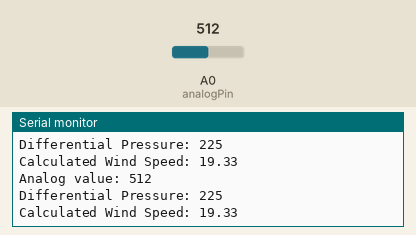
Simulated run of this sketch. Board: Arduino Uno, built with avr-gcc and run on an emulated ATmega328P. Parts: the last lines printed to the serial monitor. The inputs (shaded band) are chosen by the test bench; at power-on: A0 (analogPin) = 512.

Above: at 1.8 s.
1.9 s: A0 (analogPin) set to 716
At 2.9 s:
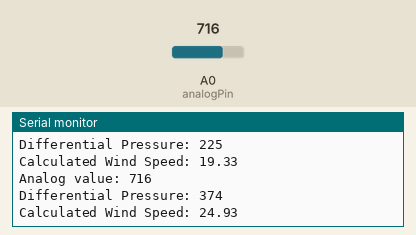
3.4 s: A0 (analogPin) set to 900
At 4.8 s:
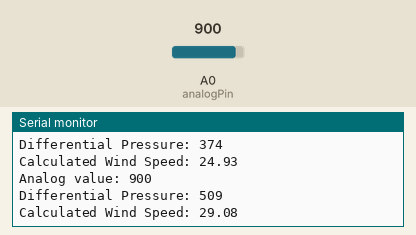
Timing chart, 0 to 6.4 s (numbered marks = the images above; inputs shaded):
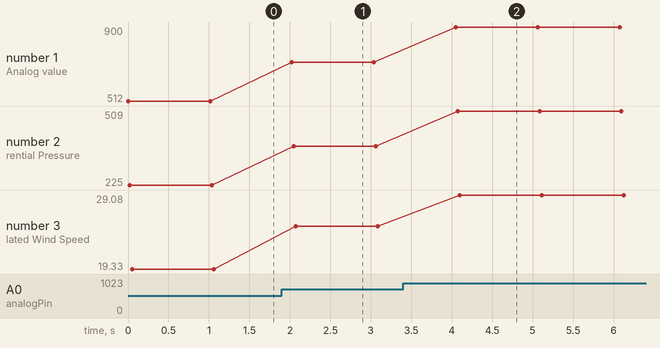

The sketch:

Sensirion_SDP816_500_Analog.ino
```cpp
#define analogPin A0

float VDD = 3.3;

void setup() {
  // Start the Serial communication at 9600 bits per second
  Serial.begin(9600);
}

void loop() {
  // Read the input on analog pin
  int sensorValue = analogRead(analogPin);

  float mappedVoltage = sensorValue/(1023/VDD);

  //int mappedVoltage = map(sensorValue, 0, 1023, 0, VDD);

  int DP = (750 * mappedVoltage / VDD) - 150;

  if (DP < 0) {
    DP = 0;
  }

  float windSpeed = sqrt(2 * DP / (1.204));

  // Print the value to the Serial Monitor
  Serial.print("Analog value: ");
  Serial.println(sensorValue);
  //Serial.println(mappedVoltage);
  Serial.print("Differential Pressure: ");
  Serial.println(DP);
  Serial.print("Calculated Wind Speed: ");
  Serial.println(windSpeed);


  // Wait a bit before the next loop
  delay(1000); // Delay in milliseconds
}
```

Measured:
- after the input at 1.9 s, the serial monitor: prints a new line after 0.13 s (image 1)
- after the input at 3.4 s, the serial monitor: prints a new line after 0.65 s (image 2)
- plotted number 1: 512 → 716 after the input at 1.9 s, 716 → 900 after the input at 3.4 s
- plotted number 2: 225 → 374 after the input at 1.9 s, 374 → 509 after the input at 3.4 s
- plotted number 3: 19.33 → 24.93 after the input at 1.9 s, 24.93 → 29.08 after the input at 3.4 s
